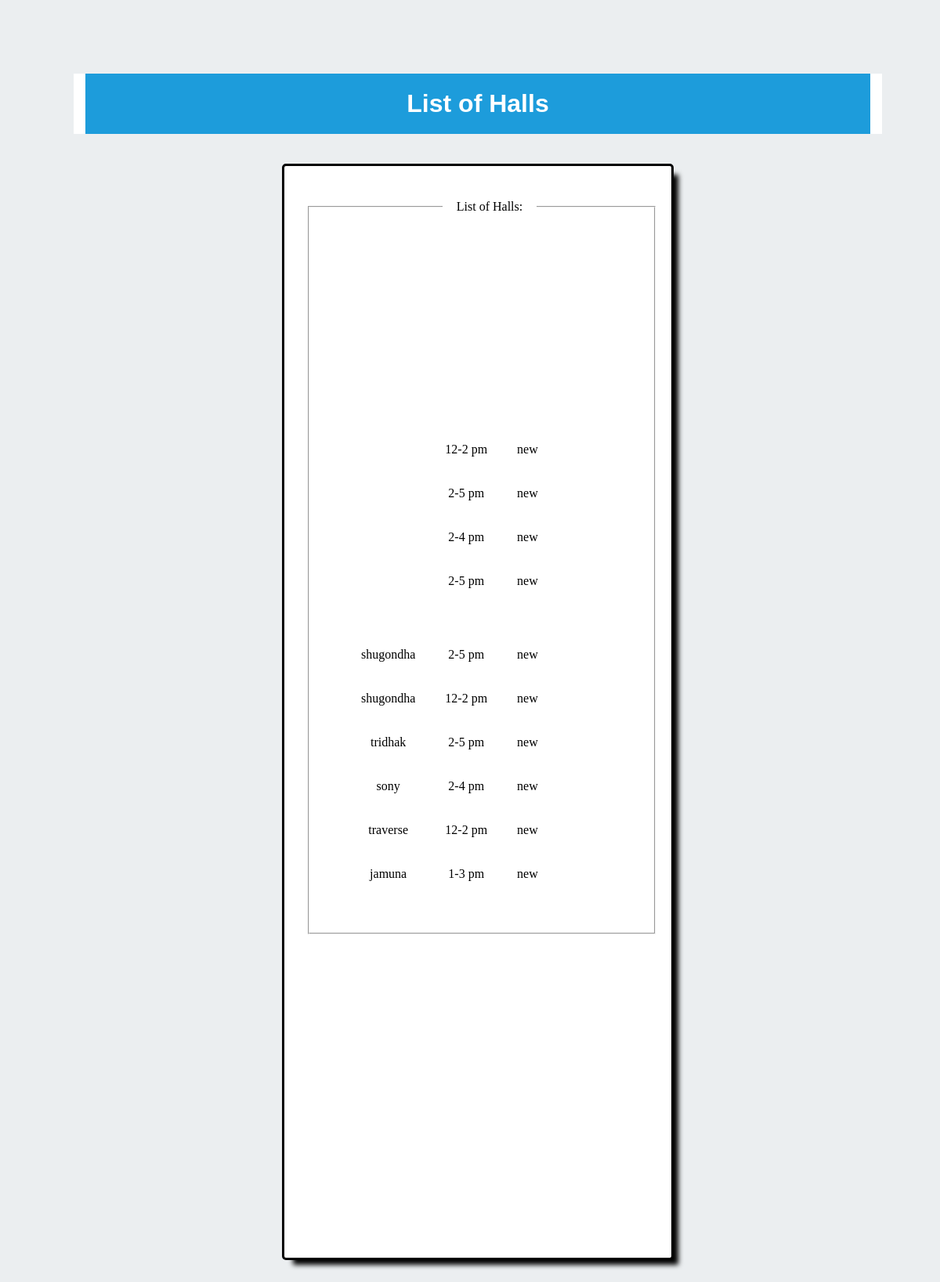
Screenshot of /manager_view/updatehallview.php with the database file from the repository.
### tables this page shows
CREATE TABLE `crud` (
  `hallname` varchar(50) NOT NULL,
  `schedule` varchar(50) NOT NULL,
  `status` varchar(50) NOT NULL
);

### manager_view/updatehallview.php (the view, shortened to what this page needs)
<!DOCTYPE html>
<html lang="en">
<head>
    <link rel="stylesheet" href="../managercss/table.css">
</head>
<html>
    <body>
    <div class="header">
        <h1 align="center">List of Halls</h1>
        </div>
        <form action=""method="POST"  enctype="multipart/form-data">
            <fieldset>
                <legend>List of Halls:</legend>
            <table>
<?php
                    $conn= new mysqli("localhost","root","","crud");
                   $sql ="SELECT hallname,schedule,status  from crud";
                   $result = $conn->query($sql);
                   if($result -> num_rows > 0)
                   {
                       while($row =$result-> fetch_assoc())
                       {
                           echo"
                           <tr>
                           <td>" .$row["hallname"]."</td>
                           <td>" .$row["schedule"]."</td>
                           <td>". $row["status"] . "</td>
                       </tr> ";
                       echo "<br>";
                       }
                       echo "</table>";
                    }
                else {
                    echo "No data found";
                }
                ?>
            </form>
        </body>
    </html>

### managercss/table.css (style rules this page uses)
* { box-sizing: border-box; margin: 10px; padding: 18px; }
body { background-color: rgb(235, 238, 240); width: 100%; }
div.header h1 { padding: 20px; background-color: #1d9cdb; color: white; border-left: 15px solid white; border-right: 15px solid white; font-family: Arial, "Helvetica Neue", Helvetica, sans-serif; }
form { background-color: white; position: relative; width: 500px; height: 1400px; border-radius: 5px; border: 3px solid black; padding: 15px 10px 5px 20px; text-align: center; justify-content: center; margin: auto; box-shadow: 10px 10px 6px -4px; }

### rows the page displays
crud: schedule "12-2 pm", status "new"
crud: schedule "2-5 pm", status "new"
crud: schedule "2-4 pm", status "new"
crud: schedule "2-5 pm", status "new"
crud: hallname "shugondha", schedule "2-5 pm", status "new"
crud: hallname "shugondha", schedule "12-2 pm", status "new"
crud: hallname "tridhak", schedule "2-5 pm", status "new"
crud: hallname "sony", schedule "2-4 pm", status "new"
crud: hallname "traverse", schedule "12-2 pm", status "new"
crud: hallname "jamuna", schedule "1-3 pm", status "new"
